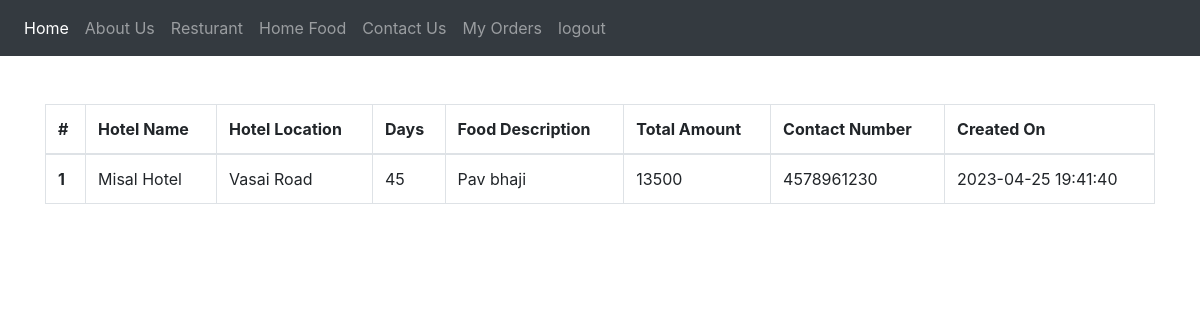
Screenshot of /user_order.php (signed in) with the database file from the repository.
### tables this page shows
CREATE TABLE `orders` (
  `id` bigint(20) NOT NULL,
  `user_id` bigint(20) NOT NULL,
  `hotel_id` bigint(20) DEFAULT NULL,
  `days` int(11) NOT NULL,
  `price` int(11) NOT NULL,
  `total_amount` int(11) NOT NULL,
  `delivery_address1` varchar(100) NOT NULL,
  `delivery_address2` varchar(100) NOT NULL,
  `location_id` int(11) NOT NULL,
  `type` tinyint(2) NOT NULL COMMENT '1 = hotel food, 2 = home food',
  `created_on` datetime NOT NULL,
  `updated_on` datetime DEFAULT NULL
);

CREATE TABLE `location` (
  `id` int(11) NOT NULL,
  `name` varchar(50) NOT NULL,
  `created_on` datetime NOT NULL,
  `updated_on` datetime NOT NULL
);

### user_order.php (the view, shortened to what this page needs)
<?php
	require_once('database.php');
	$user_id = $_SESSION['id'];
?>
<!DOCTYPE html>
<html lang="en">
<head>
  <link rel="stylesheet" href="https://cdn.jsdelivr.net/npm/bootstrap@4.6.2/dist/css/bootstrap.min.css">
</head>
<body>
<?php include 'navbar.php';?>
<br/><br/>
<div class="container">
<?php
	$myorder_query = "SELECT orders.days, orders.total_amount, orders.created_on, login.name AS hotel_name, login.dabba_food, login.mobile_number, location.name AS location_name FROM orders LEFT JOIN login ON login.id = orders.hotel_id LEFT JOIN location ON location.id = login.location WHERE login.user_type = 2 AND orders.user_id = ".$user_id."";
	$myorder_result = $conn->query($myorder_query);
?>
<table class="table table-bordered">
  <thead>
    <tr>
      <th scope="col">#</th>
      <th scope="col">Hotel Name</th>
      <th scope="col">Hotel Location</th>
      <th scope="col">Days</th>
      <th scope="col">Food Description</th>
      <th scope="col">Total Amount</th>
      <th scope="col">Contact Number</th>
      <th scope="col">Created On</th>
    </tr>
  </thead>
  <tbody>
<?php
	if($myorder_result->num_rows > 0)
	{
		$i = 1;
		while($row = $myorder_result->fetch_assoc())
		{
?>
	<tr>
      <th scope="row"><?php echo $i; ?></th>
      <td><?php echo $row['hotel_name']; ?></td>
      <td><?php echo $row['location_name']; ?></td>
      <td><?php echo $row['days']; ?></td>
      <td><?php echo $row['dabba_food']; ?></td>
      <td><?php echo $row['total_amount']; ?></td>
      <td><?php echo $row['mobile_number']; ?></td>
      <td><?php echo $row['created_on']; ?></td>
    </tr>
<?php
		$i++;
		}
	}
	else{
?>
	<tr>
		<td colspan="8"><center>No orders present</center></td>
	</tr>
<?php
	}
?>
  </tbody>
</table>
</div>
</body>
</html>

### rows the page displays
orders: login.name "Misal Hotel", location.name "Vasai Road", days "45", login.dabba_food "Pav bhaji", total_amount "13500", login.mobile_number "4578961230", created_on "2023-04-25 19:41:40"
